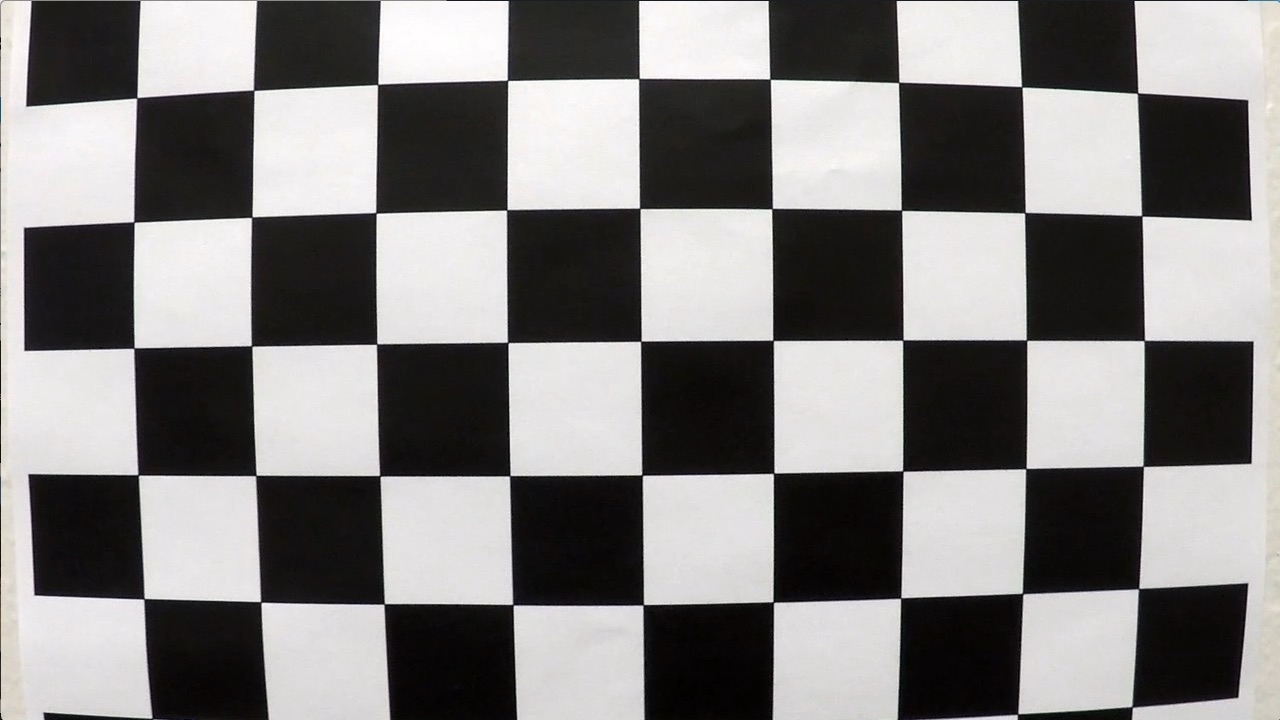
#> input picture camera_calibration/calibration1.jpg, 1280 x 720 px; its folder holds 4 pictures in this run
$ python test.py lens_correction camera_calibration/calibration1.jpg out.png
#> lines starting #> are read from the running program, lines starting #| are printed output that depends on the picture
### lens_correction.py
import cv2
import glob
import numpy as np
import os.path
import pickle


class TLensCorrector():
    """ Lens corrector class.
    """
    # Constants ---------------------------------------------------------------
    CHESSBOARD_COLUMNS = 9
    CHESSBOARD_ROWS = 6

    # Public Members ----------------------------------------------------------
    def __init__(self, calibrationDir):
        """ TLensCorrector ctor.

        param: calibrationDir: Directory containing calibration images
        """
        self.CameraMatrix, self.DistCoeffs = self.GetCalibrationData(calibrationDir)

    def Undistort(self, img):
        """ Undistorts an image.

        param: img: Image to undistort
        returns: Undistorted image
        """
        return cv2.undistort(img, self.CameraMatrix, self.DistCoeffs, None, self.CameraMatrix)

    # Private Members ---------------------------------------------------------
    def GetCalibrationData(self, calibrationDir):
        """ Generates or loads (if exists) the lens calibarion data.

        param: calibrationDir: Directory containing calibration images
        returns: Tuple of camera matrix, distortion coefficients
        """
        calibrationDataFile = calibrationDir + "/calibration_data.p"
        calibrationData = {}
        if os.path.isfile(calibrationDataFile):
            print("Loading camera calibration data")
            calibrationData = pickle.load(open(calibrationDataFile, "rb"))
            cameraMatrix = calibrationData["cameraMatrix"]
            distCoeffs = calibrationData["distCoeffs"]
        else:
            print("Collecting camera calibration data")
            objPoints, imgPoints, imgSize = self.GetCalibrationPoints(calibrationDir)
            retval, cameraMatrix, distCoeffs, rvecs, tvecs = cv2.calibrateCamera(objPoints, imgPoints, imgSize, None, None)
            # Save the camera calibration result for fast access
            calibrationData["cameraMatrix"] = cameraMatrix
            calibrationData["distCoeffs"] = distCoeffs
            pickle.dump(calibrationData, open(calibrationDataFile, "wb"))
        return cameraMatrix, distCoeffs

    def GetCalibrationPoints(self, calibrationDir):
        """ Fetches objective points, image points and size of calibration images.

        param: calibrationDir: Directory containing calibration images
        returns: Tuple of objective points, image points, size of calibration images
        """
        # Prepare object points, like (0,0,0), (1,0,0), (2,0,0) ...., (6,5,0)
        singleObjPoints = np.zeros((self.CHESSBOARD_COLUMNS * self.CHESSBOARD_ROWS, 3), np.float32)
        singleObjPoints[:, :2] = np.mgrid[0:self.CHESSBOARD_COLUMNS, 0:self.CHESSBOARD_ROWS].T.reshape(-1,2)
        # Arrays to store object points and image points from all the images
        # 3D points in real world space
        objPoints = []
        # 2D points in image plane
        imgPoints = []
        # Make a list of calibration images
        images = glob.glob("%s/*.jpg" % (calibrationDir))
        imgSize = None
        # Step through the list and search for chessboard corners
        for idx, fileName in enumerate(images):
            img = cv2.imread(fileName)
            if not imgSize:
                imgSize = (img.shape[1], img.shape[0])
            gray = cv2.cvtColor(img, cv2.COLOR_BGR2GRAY)
            # Find the chessboard corners
            areFound, corners = cv2.findChessboardCorners(gray, (self.CHESSBOARD_COLUMNS, self.CHESSBOARD_ROWS), None)
            # If found, add object points, image points
            if areFound:
                print("Found corners of %s" % (fileName))
                objPoints.append(singleObjPoints)
                imgPoints.append(corners)
        return objPoints, imgPoints, imgSize

### test.py
import argparse
import cv2
import matplotlib.pyplot as plt
import numpy as np

from binary_thresholding import GetThresholdedBinary, GetSobelBinary, GetMagnitudeBinary, GetDirectionBinary, GetChannelBinary
from lane_tracking import TLaneTracker
from lens_correction import TLensCorrector
from perspective_transform import TPerspectiveTransformer


# The following code is only used for debugging and generating test images
#------------------------------------------------------------------------------
if __name__ == '__main__':
    argParser = argparse.ArgumentParser(description="Test Pipeline Components")
    argParser.add_argument("type",
                           choices=["lens_correction", "binary_thresholding", "perspective_transform", "lane_tracking"])
    argParser.add_argument("in_img",
                           type=str,
                           help="Path to the original image file")
    argParser.add_argument("out_img",
                           type=str,
                           help="Path to the plot file of a side-by-side comparison of the distorted and undistorted images")
    args = argParser.parse_args()

    img = cv2.imread(args.in_img)
#> img is the input picture: shape (720, 1280, 3); mean B, G, R 127.8, 128.4, 130.1
    lensCorrector = TLensCorrector("camera_calibration")
#> in GetCalibrationPoints, `areFound, corners = cv2.findChessboardCorners(gray, (self.CHESSBOARD_C..`: areFound = False; corners = None
    undistortedImg = lensCorrector.Undistort(img)
#> in Undistort, `return cv2.undistort(img, self.CameraMatrix, self.DistCoeffs, None, se..`:
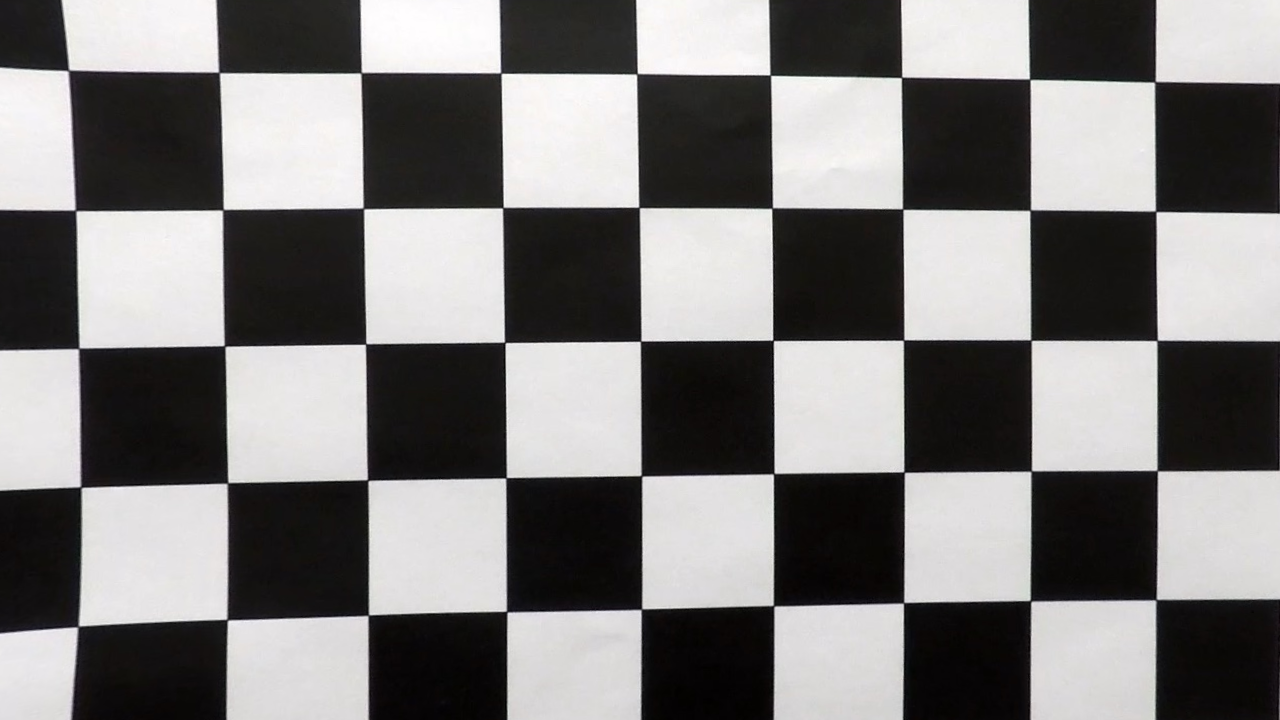
#> returned value: shape (720, 1280, 3); mean of channels 0, 1, 2 123.2, 123.7, 125.3; drawn as B, G, R

    if args.type == "lens_correction":
        fig, (ax1, ax2) = plt.subplots(1, 2, figsize=(20,8))
        fig.tight_layout()
        ax1.imshow(cv2.cvtColor(img, cv2.COLOR_BGR2RGB))
        ax1.set_title("Original Image", fontsize=20)
        ax2.imshow(cv2.cvtColor(undistortedImg, cv2.COLOR_BGR2RGB))
        ax2.set_title("Undistorted Image", fontsize=20)
        plt.subplots_adjust(left=0.05, right=0.95, top=0.995, bottom=0.005)
        fig.savefig(args.out_img)
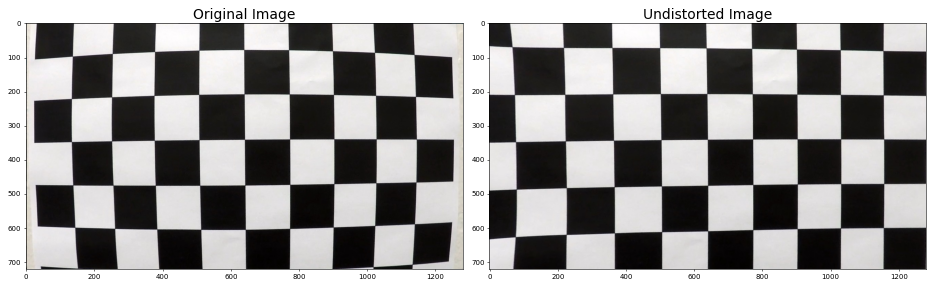
#> figure drawn by matplotlib, 2 panels

    elif args.type == "binary_thresholding":
        hls = cv2.cvtColor(img, cv2.COLOR_BGR2HLS)
        channelS = hls[:,:,2]
        channelBinaryS = GetChannelBinary(channelS, thresh=(90, 255))
        channelH = hls[:,:,0]
        channelBinaryH = GetChannelBinary(channelH, thresh=(15, 100))
        channelR = img[:,:,0]
        channelBinaryR = GetChannelBinary(channelR, thresh=(200, 255))
        combinedColors = np.zeros_like(channelBinaryS)
        # S-channel can capture shadows on the lane, so we should use it in conjunction with H-channel, which captures same color regions.
        # R-channel capures white lines only and can form a union with S and H.
        combinedColors[((channelBinaryS == 1) & (channelBinaryH == 1)) | (channelBinaryR == 1)] = 1
        # Use Y-channel providing the most information about lane lines as the base channel for gradients
        baseChannel = cv2.cvtColor(img, cv2.COLOR_BGR2GRAY)
        gradX = GetSobelBinary(baseChannel, orient='x', sobelKernel=5, thresh=(35, 200))
        gradY = GetSobelBinary(baseChannel, orient='y', sobelKernel=5, thresh=(35, 200))
        magBinary = GetMagnitudeBinary(baseChannel, sobelKernel=7, thresh=(50, 250))
        dirBinary = GetDirectionBinary(baseChannel, sobelKernel=9, thresh=(0.7, 1.3))
        combinedGradients = np.zeros_like(dirBinary)
        combinedGradients[((gradX == 1) & (gradY == 1)) | ((magBinary == 1) & (dirBinary == 1))] = 1
        combinedBinary = np.zeros_like(combinedGradients)
        combinedBinary[(combinedGradients == 1) | (combinedColors == 1)] = 1
        fig, (ax1, ax2, ax3, ax4, ax5, ax6, ax7, ax8, ax9, ax10, ax11, ax12, ax13, ax14) = plt.subplots(14, 1, figsize=(10, 82))
        fig.tight_layout()
        ax1.imshow(cv2.cvtColor(img, cv2.COLOR_BGR2RGB))
        ax1.set_title("Original Image", fontsize=20)
        ax2.imshow(cv2.cvtColor(channelS, cv2.COLOR_GRAY2RGB))
        ax2.set_title("S-channel", fontsize=20)
        ax3.imshow(cv2.cvtColor(channelBinaryS * 255, cv2.COLOR_GRAY2RGB))
        ax3.set_title("S-channel Binary", fontsize=20)
        ax4.imshow(cv2.cvtColor(channelH, cv2.COLOR_GRAY2RGB))
        ax4.set_title("H-channel", fontsize=20)
        ax5.imshow(cv2.cvtColor(channelBinaryH * 255, cv2.COLOR_GRAY2RGB))
        ax5.set_title("H-channel Binary", fontsize=20)
        ax6.imshow(cv2.cvtColor(channelR, cv2.COLOR_GRAY2RGB))
        ax6.set_title("R-channel", fontsize=20)
        ax7.imshow(cv2.cvtColor(channelBinaryR * 255, cv2.COLOR_GRAY2RGB))
        ax7.set_title("R-channel Binary", fontsize=20)
        ax8.imshow(cv2.cvtColor(combinedColors * 255, cv2.COLOR_GRAY2RGB))
        ax8.set_title("Combined Colors", fontsize=20)
        ax9.imshow(cv2.cvtColor(gradX * 255, cv2.COLOR_GRAY2RGB))
        ax9.set_title("X-gradient", fontsize=20)
        ax10.imshow(cv2.cvtColor(gradY * 255, cv2.COLOR_GRAY2RGB))
        ax10.set_title("Y-gradient", fontsize=20)
        ax11.imshow(cv2.cvtColor(magBinary * 255, cv2.COLOR_GRAY2RGB))
        ax11.set_title("Gradient Magnitude", fontsize=20)
        ax12.imshow(cv2.cvtColor(dirBinary * 255, cv2.COLOR_GRAY2RGB))
        ax12.set_title("Gradient Direction", fontsize=20)
        ax13.imshow(cv2.cvtColor(combinedGradients * 255, cv2.COLOR_GRAY2RGB))
        ax13.set_title("Combined Gradients", fontsize=20)
        ax14.imshow(cv2.cvtColor(combinedBinary * 255, cv2.COLOR_GRAY2RGB))
        ax14.set_title("Combined Binary", fontsize=20)
        plt.subplots_adjust(left=0.05, right=0.95, top=0.995, bottom=0.005)
        fig.savefig(args.out_img)

    elif args.type == "perspective_transform":
        perspectiveTransformer = TPerspectiveTransformer(undistortedImg.shape[1], undistortedImg.shape[0])
        warpedImg = perspectiveTransformer.Warp(undistortedImg)
        fig, (ax1, ax2) = plt.subplots(1, 2, figsize=(20, 8))
        fig.tight_layout()
        ax1.imshow(cv2.cvtColor(undistortedImg, cv2.COLOR_BGR2RGB))
        ax1.set_title("Undistorted Image", fontsize=20)
        ax2.imshow(cv2.cvtColor(warpedImg, cv2.COLOR_BGR2RGB))
        ax2.set_title("Warped Image", fontsize=20)
        plt.subplots_adjust(left=0.05, right=0.95, top=0.995, bottom=0.005)
        fig.savefig(args.out_img)

    elif args.type == "lane_tracking":
        perspectiveTransformer = TPerspectiveTransformer(undistortedImg.shape[1], undistortedImg.shape[0])
        thresholdedBinary = GetThresholdedBinary(undistortedImg)
        warpedBinary = perspectiveTransformer.Warp(thresholdedBinary)
        laneTracker = TLaneTracker()
        leftCoefficients, rightCoefficients, curveRad, deviation = laneTracker.ProcessLaneImage(warpedBinary)
        # Generate x and y values for plotting
        plotY = np.linspace(0, warpedBinary.shape[0] - 1, warpedBinary.shape[0])
        leftPlotX = leftCoefficients[0] * plotY**2 + leftCoefficients[1] * plotY + leftCoefficients[2]
        rightPlotX = rightCoefficients[0] * plotY**2 + rightCoefficients[1] * plotY + rightCoefficients[2]
        # Fill the lane surface
        laneImg = np.zeros_like(undistortedImg)
        # Recast the x and y points into usable format for cv2.fillPoly()
        leftPoints = np.array([np.transpose(np.vstack([leftPlotX, plotY]))])
        rightPoints = np.array([np.flipud(np.transpose(np.vstack([rightPlotX, plotY])))])
        lanePoints = np.hstack((leftPoints, rightPoints))
        # Draw the lane onto the warped blank image
        cv2.fillPoly(laneImg, np.int_([lanePoints]), (255, 0, 0))
        # Draw lines
        cv2.polylines(laneImg, np.int_([leftPoints]), isClosed=False, color=(0, 0, 255), thickness=32)
        cv2.polylines(laneImg, np.int_([rightPoints]), isClosed=False, color=(0, 255, 0), thickness=32)
        unwarpedLane = perspectiveTransformer.Unwarp(laneImg)
        outImg = cv2.addWeighted(undistortedImg, 1, unwarpedLane, 0.3, 0)
        if deviation < 0:
            deviationDirection = "left"
        else:
            deviationDirection = "right"
        deviation = np.absolute(deviation)
        cv2.putText(outImg, "Curvature radius: %dm" % (curveRad),
                    (20, 70), cv2.FONT_HERSHEY_SIMPLEX, 1.4, (255, 255, 255), 2)
        cv2.putText(outImg, "Deviation: %.2fm %s" % (deviation, deviationDirection),
                    (20, 120), cv2.FONT_HERSHEY_SIMPLEX, 1.4, (255, 255, 255), 2)
        # Create the plot
        fig, (ax1, ax2, ax3) = plt.subplots(3, 1, figsize=(10, 20))
        fig.tight_layout()
        ax1.imshow(cv2.cvtColor(undistortedImg, cv2.COLOR_BGR2RGB))
        ax1.set_title("Undistorted Image", fontsize=20)
        ax2.imshow(cv2.cvtColor(warpedBinary * 255, cv2.COLOR_GRAY2RGB))
        plt.rcParams['lines.linewidth'] = 7
        ax2.plot(leftPlotX, plotY, color='red')
        ax2.plot(rightPlotX, plotY, color='green')
        ax2.set_title("Warped Binary with Detected Lines", fontsize=20)
        ax3.imshow(cv2.cvtColor(outImg, cv2.COLOR_BGR2RGB))
        ax3.set_title("Undistorted with Overlay", fontsize=20)
        plt.subplots_adjust(left=0.05, right=0.95, top=0.95, bottom=0.05)
        fig.savefig(args.out_img)
